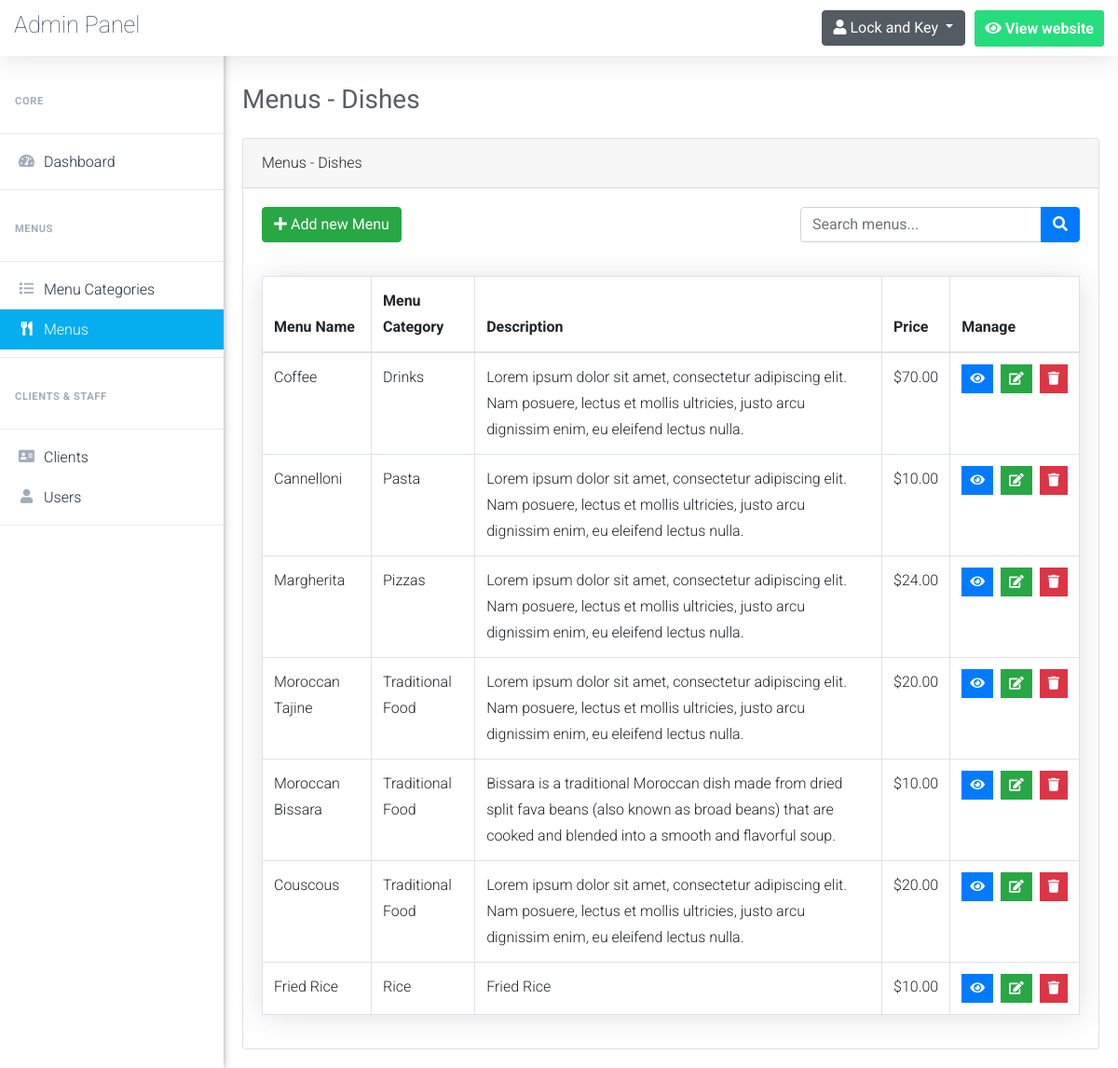
The page /admin/menus.php (signed in) on the database its author committed.
### tables this page shows
CREATE TABLE `menus` (
  `menu_id` int NOT NULL AUTO_INCREMENT,
  `menu_name` varchar(100) NOT NULL,
  `menu_description` varchar(255) NOT NULL,
  `menu_price` decimal(6,2) NOT NULL,
  `menu_image` varchar(255) NOT NULL,
  `category_id` int NOT NULL,
  `restaurant_id` int DEFAULT NULL,
  PRIMARY KEY (`menu_id`),
  KEY `FK_menu_category_id` (`category_id`),
  CONSTRAINT `FK_menu_category_id` FOREIGN KEY (`category_id`) REFERENCES `menu_categories` (`category_id`)
);

CREATE TABLE `menu_categories` (
  `category_id` int NOT NULL AUTO_INCREMENT,
  `category_name` varchar(50) NOT NULL,
  `restaurant_id` int DEFAULT NULL,
  PRIMARY KEY (`category_id`)
);

### admin/menus.php (the view, shortened to what this page needs)
<?php
	$pageTitle = 'Menus - Dishes';
	if(isset($_SESSION['admin_id']))
	{
		include 'connect.php';
		include 'Includes/templates/header.php';
		include 'Includes/templates/navbar.php';
        ?>
        <?php
            $do = '';
            if(isset($_GET['do']) && in_array(htmlspecialchars($_GET['do']), array('Add','Edit')))
                $do = $_GET['do'];
            else
                $do = 'Manage';
            if($do == "Manage")
            {
                $stmt = $con->prepare("SELECT * FROM menus m, menu_categories mc where mc.category_id = m.category_id");
                $stmt->execute();
                $menus = $stmt->fetchAll();
            ?>
                <div class="card">
                    <div class="card-header">
                        <?php echo $pageTitle; ?>
                    </div>
                    <div class="card-body">
                        <div class="above-table clearfix" style="margin-bottom: 1rem!important;">
                            <a href="menus?do=Add" class="btn btn-success">
                            <i class="fa fa-plus"></i>
                            <span>Add new Menu</span>
                            </a>
                        <div class="search-container">
                            <div class="input-group search-bar">
                                <input type="text" id="search_input" class="form-control" placeholder="Search menus...">
                                <div class="input-group-append">
                                    <button class="btn btn-primary" id="search_button" type="button">
                                    <i class="fa fa-search"></i>
                                    </button>
                                </div>
                            </div>
                        </div>
                        </div>
                        <table class="table table-bordered menus-table">
                            <thead>
                                <tr>
                                    <th scope="col">Menu Name</th>
                                    <th scope="col">Menu Category</th>
                                    <th scope="col">Description</th>
                                    <th scope="col">Price</th>
                                    <th scope="col">Manage</th>
                                </tr>
                            </thead>
                            <tbody>
                                <?php
                                    foreach($menus as $menu)
                                    {
                                        echo "<tr>";
                                            echo "<td>";
                                                echo $menu['menu_name'];
                                            echo "</td>";
                                            echo "<td style = 'text-transform:capitalize'>";
                                                echo $menu['category_name'];
                                            echo "</td>";
                                            echo "<td>";
                                                echo $menu['menu_description'];
                                            echo "</td>";
                                            echo "<td>";
                                                echo "$".$menu['menu_price'];
                                            echo "</td>";
                                            echo "<td>";
                                                    $delete_data = "delete_".$menu["menu_id"];
                                                    $view_data = "view_".$menu["menu_id"];
                                                    ?>
                                                        <ul class="list-inline m-0">
                                                            <li class="list-inline-item" data-toggle="tooltip" title="View">
                                                                <button class="btn btn-primary btn-sm rounded-0" type="button" data-toggle="modal" data-target="#<?php echo $view_data; ?>" data-placement="top" >
                                                                    <i class="fa fa-eye"></i>
                                                                </button>
                                                            </li>
                                                            <li class="list-inline-item" data-toggle="tooltip" title="Edit">
                                                                <button class="btn btn-success btn-sm rounded-0">
                                                                    <a href="menus?do=Edit&menu_id=<?php echo $menu['menu_id']; ?>" style="color: white;">
                                                                        <i class="fa fa-edit"></i>
                                                                    </a>
                                                                </button>
                                                            </li>
                                                            <li class="list-inline-item" data-toggle="tooltip" title="Delete">
                                                                <button class="btn btn-danger btn-sm rounded-0" type="button" data-toggle="modal" data-target="#<?php echo $delete_data; ?>" data-placement="top"><i class="fa fa-trash"></i>
                                                                </button>
                                                            </li>
                                                        </ul>
                                                    <?php
                                            echo "</td>";
                                        echo "</tr>";
                                    }
                                ?>
                            </tbody>
                        </table>
                    </div>
                </div>
            <?php
            }
        include 'Includes/templates/footer.php';
    }
    else
    {
        header('Location: index.php');
        exit();
    }
?>

### admin/Design/css/main.css (style rules this page uses)
a, a:hover { text-decoration: none !important; }
ul { display: block; list-style: none; padding: 0; margin: 0; }
html { scroll-behavior: smooth; }
body { font-family: 'Roboto', sans-serif; font-size: 16px; line-height: 28px; font-weight: 300; }
.list-inline { display: flex; }

### admin/menus.php (style rules this page uses)
.menus-table { -webkit-box-shadow: 0 .15rem 1.75rem 0 rgba(58,59,69,.15)!important; box-shadow: 0 .15rem 1.75rem 0 rgba(58,59,69,.15)!important; }
.search-container { margin-bottom: 20px; width: 300px; float: right; }
.search-bar { width: 100%; }
.clearfix::after { content: ""; clear: both; display: table; }

### rows shown on the page
menus: menu_name "Coffee", category.category_name "Drinks", menu_description "Lorem ipsum dolor sit amet, consectetur adipiscing elit. Nam posuere, lectus et mollis ultricies, justo arcu dignissim enim, eu eleifend lectus nulla.", menu_price "70.00"
menus: menu_name "Cannelloni", category.category_name "Pasta", menu_description "Lorem ipsum dolor sit amet, consectetur adipiscing elit. Nam posuere, lectus et mollis ultricies, justo arcu dignissim enim, eu eleifend lectus nulla.", menu_price "10.00"
menus: menu_name "Margherita", category.category_name "Pizzas", menu_description "Lorem ipsum dolor sit amet, consectetur adipiscing elit. Nam posuere, lectus et mollis ultricies, justo arcu dignissim enim, eu eleifend lectus nulla.", menu_price "24.00"
menus: menu_name "Moroccan Tajine", category.category_name "Traditional Food", menu_description "Lorem ipsum dolor sit amet, consectetur adipiscing elit. Nam posuere, lectus et mollis ultricies, justo arcu dignissim enim, eu eleifend lectus nulla.", menu_price "20.00"
menus: menu_name "Moroccan Bissara", category.category_name "Traditional Food", menu_description "Bissara is a traditional Moroccan dish made from dried split fava beans (also known as broad beans) that are cooked and blended into a smooth and flavorful soup.", menu_price "10.00"
menus: menu_name "Couscous", category.category_name "Traditional Food", menu_description "Lorem ipsum dolor sit amet, consectetur adipiscing elit. Nam posuere, lectus et mollis ultricies, justo arcu dignissim enim, eu eleifend lectus nulla.", menu_price "20.00"
menus: menu_name "Fried Rice", category.category_name "Rice", menu_description "Fried Rice", menu_price "10.00"

### other values the page prints
$pageTitle "Menus - Dishes"
